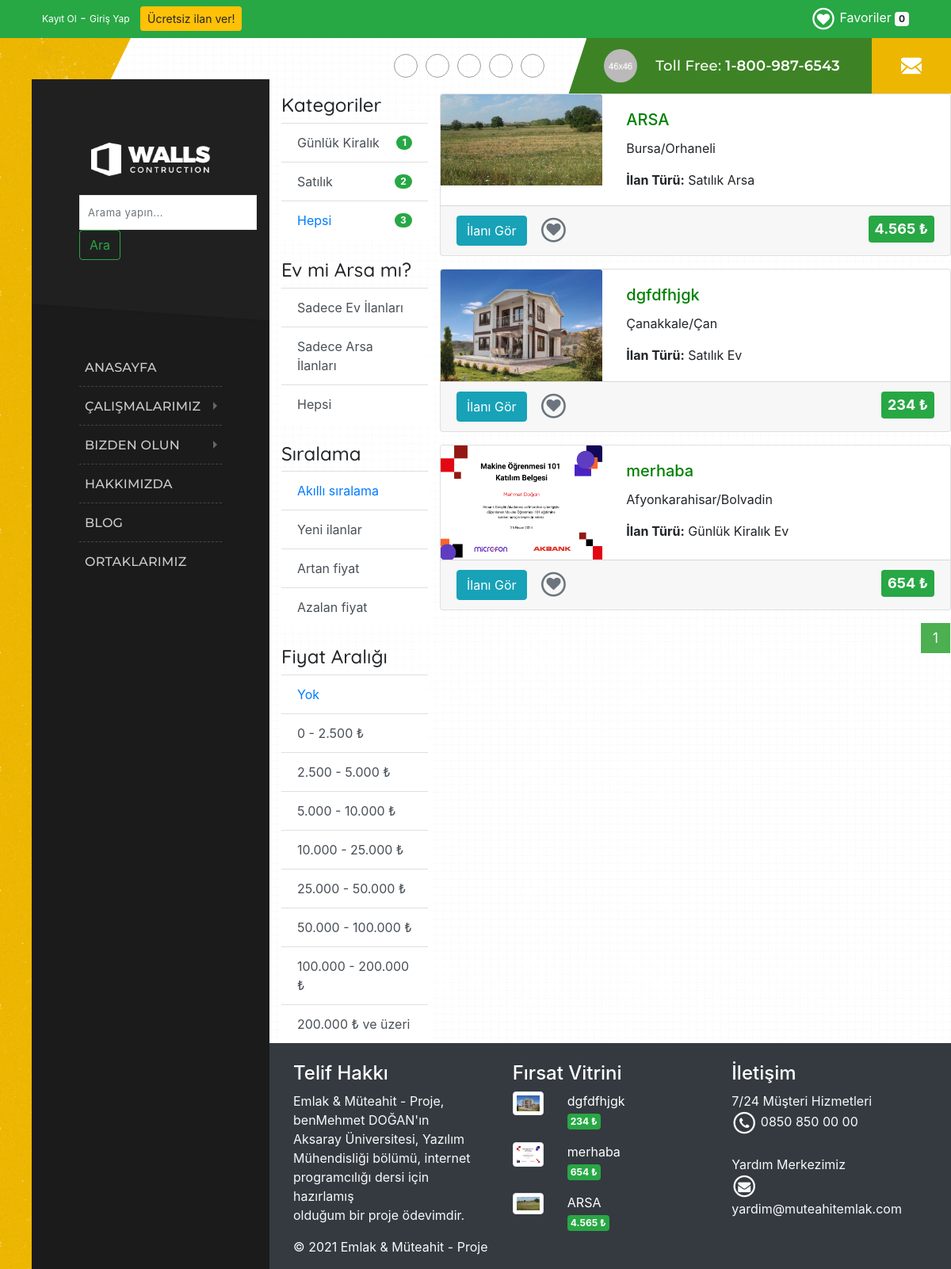
Page /urunler.php on the earlier database version.
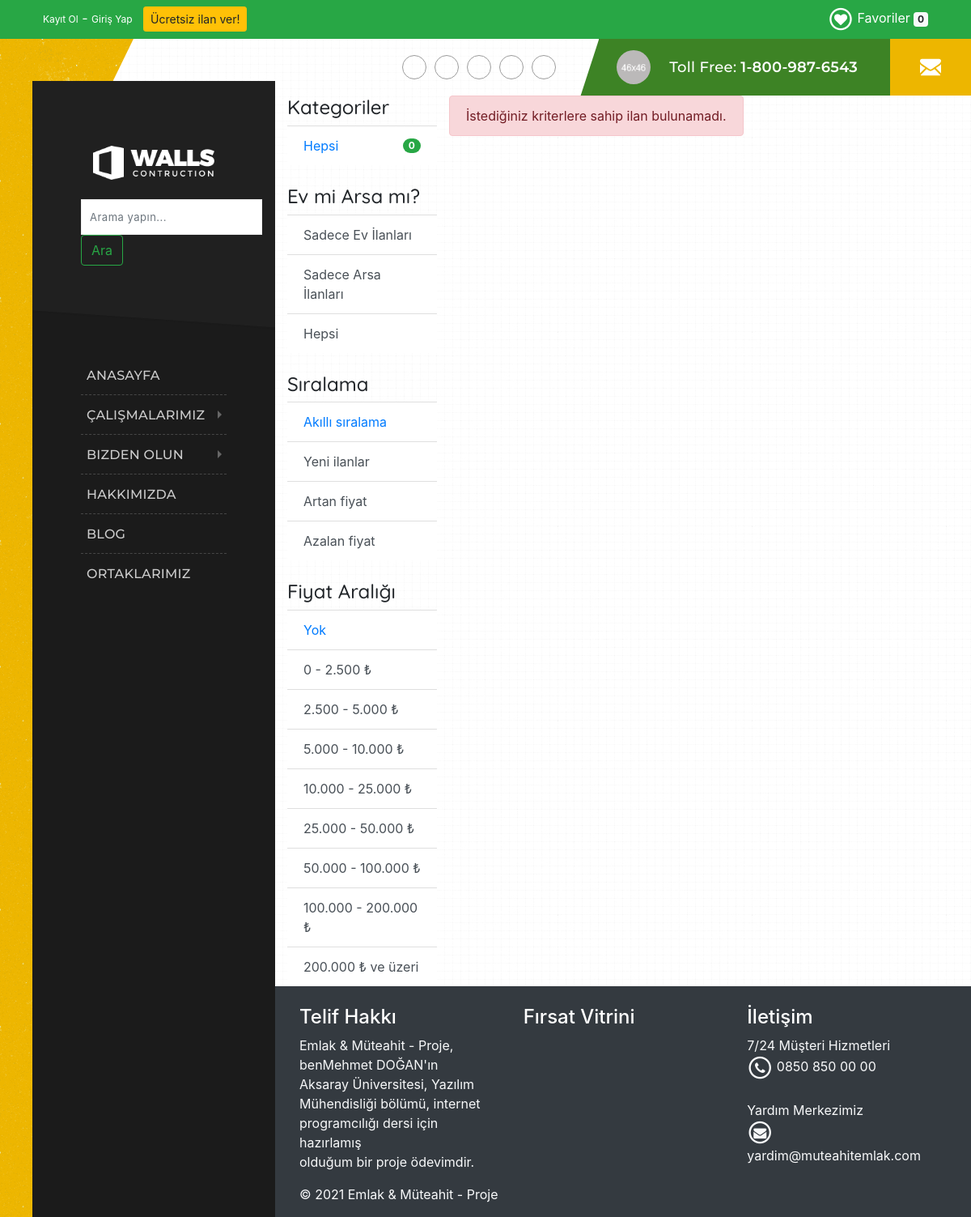
Same page on the later database version.
### tables this page shows
CREATE TABLE `logo` (
  `logo_id` int NOT NULL,
  `logo_aciklama` varchar(50) NOT NULL,
  `logo_baglanti` varchar(500) NOT NULL,
  `logo_k_durum` int NOT NULL
);

CREATE TABLE `kategoriler` (
  `id` int NOT NULL,
  `kategoriadi` varchar(128) NOT NULL,
  `aciklama` text NOT NULL
);

CREATE TABLE `urunler` (
  `id` int NOT NULL,
  `urunadi` varchar(128) NOT NULL,
  `il_id` int NOT NULL,
  `ilce_id` int NOT NULL,
  `evarsa_id` int NOT NULL,
  `aciklama` text NOT NULL,
  `fiyat` double NOT NULL,
  `giris_tarihi` datetime NOT NULL,
  `dzltm_tarihi` timestamp NOT NULL DEFAULT CURRENT_TIMESTAMP ON UPDATE CURRENT_TIMESTAMP,
  `resim` varchar(128) DEFAULT NULL,
  `resim_iki` varchar(128) NOT NULL,
  `resim_uc` varchar(128) NOT NULL,
  `resim_dort` varchar(128) NOT NULL,
  `kategori_id` int DEFAULT NULL,
  `onay` varchar(1) NOT NULL DEFAULT '0'
);

CREATE TABLE `il` (
  `id` int NOT NULL,
  `sehir` varchar(50) DEFAULT NULL
);

CREATE TABLE `ilce` (
  `id` int NOT NULL,
  `ilce` varchar(55) DEFAULT NULL,
  `il_id` int NOT NULL
);

CREATE TABLE `evarsa` (
  `id` int NOT NULL,
  `ilanTuru` varchar(50) NOT NULL
);

### urunler.php (the view, shortened to what the rows shown need)
<?php include "header.php"; ?>
<div class="container mt-4">
	<div class="row">
		<div class="col-md-3">
			<div>
				<ul class="list-group list-group-flush">
					<?php
					$sayfa = isset($_GET['sayfa']) ? $_GET['sayfa'] : 1;
					$sayfa_kayit_sayisi = 5;
					$ilk_kayit_no = ($sayfa_kayit_sayisi * $sayfa) - $sayfa_kayit_sayisi;
					$aranan = isset($_GET["aranan"]) ? $_GET["aranan"] : "";
					$kategori = isset($_GET["id"]) ? $_GET["id"] : "";
					$siralama = isset($_GET["siralama"]) ? $_GET["siralama"] : "akilli";
					$fiyat = isset($_GET["fiyat"]) ? $_GET["fiyat"] : "0";
					$evarsa_id = isset($_GET["evarsa_id"]) ? $_GET["evarsa_id"] : "3";
					$parametre = "&aranan=$aranan&siralama=$siralama&fiyat=$fiyat&evarsa_id=$evarsa_id&sayfa=1";
					include 'config/vtabani.php';
					$sorgu = 'SELECT kategoriler.*, COUNT(urunler.id) AS adet FROM kategoriler LEFT JOIN urunler ON kategoriler.id=urunler.kategori_id WHERE urunler.onay="1" GROUP BY kategoriler.id ORDER BY kategoriler.kategoriadi';
					$stmt = $con->prepare($sorgu);
					$stmt->execute();
					$veri = $stmt->fetchAll(PDO::FETCH_ASSOC);
					$toplam = 0;
					foreach ($veri as $kayit) { ?>
						<a href="urunler.php?id=<?php echo $kayit["id"];
												echo $parametre ?>" class="list-group-item d-flex justify-content-between align-items-center list-group-item-action<?php echo $kategori == $kayit["id"] ? "active" : ""; ?>"> <?php echo $kayit["kategoriadi"]; ?>
							<span class="badge badge-success badge-pill"><?php echo $kayit["adet"] ?></span>
						</a>
					<?php $toplam += $kayit["adet"];
					} ?>
					<a href="urunler.php?id=<?php echo $parametre ?>" class="list-group-item d-flex justify-content-between align-items-center list-group-item-action<?php echo $kategori == "" ? "active" : ""; ?>">Hepsi
						<span class="badge badge-success badge-pill"><?php echo $toplam ?></span>
					</a>
				</ul>
			</div>
		</div>
		<div class="col-md-9">
			<div class="row">
				<?php
				switch ($siralama) {
					default:
						$orderby = "dzltm_tarihi desc";
				}
				if ($aranan != "") $where3 = "urunadi like '%$aranan%'";
				else $where3 = "urunadi like '%'";
				if (isset($where1) && isset($where2) && isset($where_evarsa_id)) {
					$where = "(" . $where1 . ") and (" . $where2 . ") and (" . $where3 . ") and (" . $where_evarsa_id . ")";
				} elseif (isset($where2) && isset($where_evarsa_id)) {
					$where = "(" . $where_evarsa_id . ") and (" . $where2 . ") and (" . $where3 . ")";
				} elseif (isset($where1) && isset($where_evarsa_id)) {
					$where = "(" . $where1 . ") and (" . $where3 . ") and (" . $where_evarsa_id . ")";
				} elseif (isset($where1)) {
					$where = "(" . $where1 . ") and (" . $where3 . ")";
				} elseif (isset($where2)) {
					$where = "(" . $where2 . ") and (" . $where3 . ")";
				} elseif (isset($where_evarsa_id)) {
					$where = "(" . $where_evarsa_id . ") and (" . $where3 . ")";
				} else {
					$where = $where3;
				}
				include 'config/vtabani.php';
				$sorgu = "SELECT urunler.*, il.sehir, ilce.ilce, evarsa.ilanTuru, kategoriler.kategoriadi
 FROM urunler
 LEFT JOIN il ON urunler.il_id=il.id
 LEFT JOIN ilce ON urunler.ilce_id=ilce.id
 LEFT JOIN evarsa ON urunler.evarsa_id=evarsa.id
 LEFT JOIN kategoriler ON urunler.kategori_id=kategoriler.id
 WHERE urunler.onay='1' AND $where ORDER BY $orderby LIMIT :ilk_kayit_no, :sayfa_kayit_sayisi";
				$stmt = $con->prepare($sorgu);
				$stmt->bindParam(":ilk_kayit_no", $ilk_kayit_no, PDO::PARAM_INT);
				$stmt->bindParam(":sayfa_kayit_sayisi", $sayfa_kayit_sayisi, PDO::PARAM_INT);
				$stmt->execute();
				$veri = $stmt->fetchAll(PDO::FETCH_ASSOC);
				$sayi = $stmt->rowCount();
				if ($sayi > 0) {
					foreach ($veri as $kayit) { ?>
						<div class="card mb-3" style="max-width: 940px;">
							<div class="row no-gutters">
								<div class="col-md-4">
									<a href="urundetay.php?id=<?php echo $kayit['id'] ?>">
										<?php echo $kayit['resim'] ? "<img src='content/images/" . $kayit['resim'] . "' alt='" . $kayit['urunadi'] . "' style='max-height:100%;max-width:95%;' class='card-img-top' />" : "<img src='content/images/gorsel-yok.jpg' style='max-height:100%;max-width:95%;' class='card-img-top' />"; ?>
									</a>
								</div>
								<div class="col-md-8">
									<div class="card-body">
										<a href="urundetay.php?id=<?php echo $kayit['id'] ?>" style="color:green;">
											<h5 class="card-title"><?php echo  $kayit['urunadi'] ?></h5>
										</a>
										<p class="card-text"><?php echo $kayit['sehir'] . "/" . $kayit['ilce'] ?></p>
										<p class="card-text"><?php echo "<b>İlan Türü:</b> " . $kayit['kategoriadi'] . " " . $kayit['ilanTuru'] ?></p>
									</div>
								</div>
							</div>
							<div class="card-footer text-muted" style="max-width: 940px;">
								<a style="text-decoration:none; color:#212529;" class='btn btn-info text-white pull-left mr-3' href="urundetay.php?id=<?php echo $kayit['id'] ?>">
									İlanı Gör
								</a>
								<a title="Favorile" href="#" style="text-decoration:none;font-size:18px;" class="text-secondary favori-ekle pull-left" id="<?php echo $kayit['id'] ?>">
									<span class="fa-stack fa-1x">
										<i class="fa fa-circle-thin fa-stack-2x"></i>
										<i class="fa fa-heart fa-stack-1x"></i>
									</span></a>
								<span style="font-size:18px;" class="badge badge-success p-2 pull-right"><?php echo number_format($kayit['fiyat'], 0, ',', '.') ?> &#8378;</span>
							</div>
						</div>
					<?php } ?>
			</div>
			<div class="row">
			<?php
					include_once "sayfalama.php";
				}
			?>
			</div>
		</div>
	</div>
</div>
<?php include "footer.php"; ?>

### header.php (shortened to what the rows shown need)
<?php
include 'config/vtabani.php';
try {
	$sorgu = "SELECT logo_baglanti FROM logo WHERE logo_k_durum=1";
	$stmt = $con->prepare($sorgu);
	$stmt->execute();
	$kayit = $stmt->fetch(PDO::FETCH_ASSOC);
	$logo_baglanti = $kayit['logo_baglanti'];
}
catch (PDOException $exception) {
	die('HATA: ' . $exception->getMessage());
}
?>
<!DOCTYPE html>
<html lang="en">
<head>
	<link rel="stylesheet" type="text/css" href="css/fontello.css" />
	<link rel="stylesheet" type="text/css" href="css/skeleton.css" />
	<link rel="stylesheet" type="text/css" href="css/plugins.css" />
	<link rel="stylesheet" type="text/css" href="css/base.css" />
	<link rel="stylesheet" type="text/css" href="css/style.css" />
	<link rel="stylesheet" href="https://stackpath.bootstrapcdn.com/bootstrap/4.1.3/css/bootstrap.min.css">
	<link rel="stylesheet" href="content/css/font-awesome-4.7.0/css/font-awesome.min.css">
	<link rel="stylesheet" type="text/css" href="content/css/style.css">
</head>
<body>
	<div class="buildify_tm_wrapper_all">
		<div class="buildify_tm_wrapper">
			<div class="buildify_tm_leftpart_wrap">
				<div class="buildify_tm_menubar">
				<div class="menu_logo">
								<a href="index.php">
									<img src="content/images/<?php echo $logo_baglanti; ?>" alt="Logo" style="width:150px; position:relative;">
								</a><br>
							</div>
				</div>
			</div>
			<div class="buildify_tm_rightpart_wrap">
				<div class="buildify_tm_rightpart">
					<div class="buildify_tm_content_wrap">
						<div class="buildify_tm_content">

### footer.php (shortened to what the rows shown need)
<link rel="stylesheet" href="content/css/font-awesome-4.7.0/css/font-awesome.min.css">
<div class="container-fluid bg-dark">
	<div class="container pt-4">
		<div class="row">
			<div class="col-md-4">
				<?php
				include 'config/vtabani.php';
				$sorgu = 'SELECT id, urunadi, fiyat, resim FROM urunler WHERE onay="1" ORDER BY fiyat LIMIT 0,3';
				$stmt = $con->prepare($sorgu);
				$stmt->execute();
				$veri = $stmt->fetchAll(PDO::FETCH_ASSOC);
				foreach ($veri as $kayit) { ?>
					<div class="row mb-3">
						<div class="col-md-3">
							<?php echo $kayit['resim'] ? "<img src='content/images/" . $kayit['resim'] . "' alt='" . $kayit['urunadi'] . "' class='img-fluid
img-thumbnail' />" : "<img src='content/images/gorsel-yok.jpg' class='img-fluid img-thumbnail' />"; ?>
						</div>
						<div class="col-md-9">
							<a href="urundetay.php?id=<?php echo $kayit['id'] ?>" class="link1">
								<p class="firsat"><?php echo $kayit['urunadi'] ?></p>
							</a>
							<span class="badge badge-success p-1">
								<?php echo number_format($kayit['fiyat'], 0, ',', '.'); ?> &#8378;</span>
						</div>
					</div>
				<?php }
				?>
			</div>
		</div>
	</div>
</div>
</body>
</html>

Differences in the rows shown:
no longer on this page (row unchanged): kategoriler: kategoriadi "Günlük Kiralık", adet "1"
no longer on this page (row unchanged): kategoriler: kategoriadi "Satılık", adet "2"
removed urunler: resim (picture), urunadi "ARSA", il.sehir "Bursa", ilce.ilce "Orhaneli", kategori.kategoriadi "Satılık", evarsa.ilanTuru "Arsa", fiyat "4.565"
removed urunler: resim (picture), urunadi "dgfdfhjgk", il.sehir "Çanakkale", ilce.ilce "Çan", kategori.kategoriadi "Satılık", evarsa.ilanTuru "Ev", fiyat "234"
removed urunler: resim (picture), urunadi "merhaba", il.sehir "Afyonkarahisar", ilce.ilce "Bolvadin", kategori.kategoriadi "Günlük Kiralık", evarsa.ilanTuru "Ev", fiyat "654"
Other differences:
$toplam: "3" → "0"
text now shown: "İstediğiniz kriterlere sahip ilan bulunamadı."
list line gone: "1"
